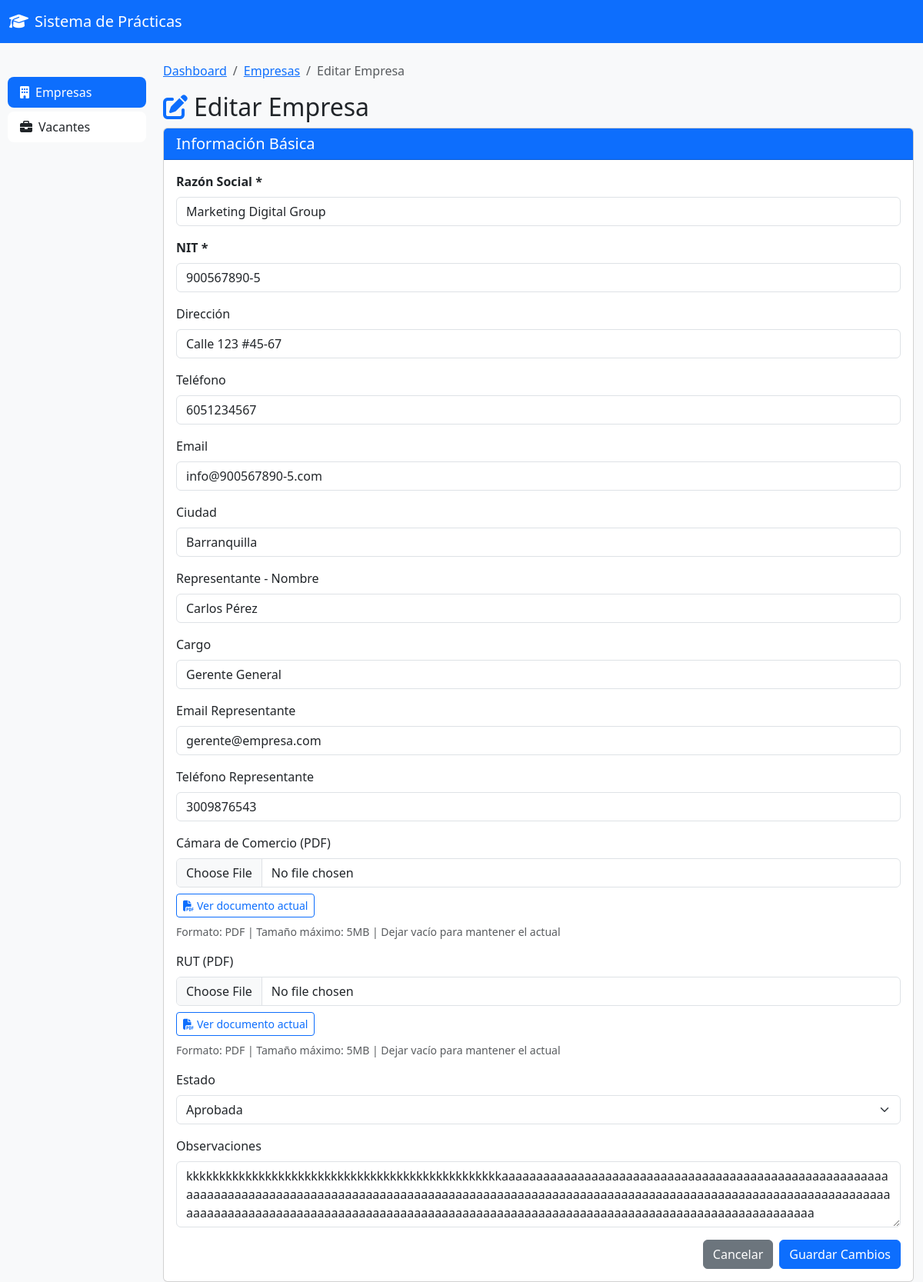
Screenshot of /empresas/5/editar/ (signed in) with the database file from the repository.
### coordinacion/models.py (models this page shows, shortened)
class Empresa(models.Model):
    ESTADO_CHOICES = [
        ('PENDIENTE', 'Pendiente de Aprobación'),
        ('APROBADA', 'Aprobada'),
        ('RECHAZADA', 'Rechazada'),
        ('INACTIVA', 'Inactiva'),
    ]
    razon_social = models.CharField(max_length=300)
    nit = models.CharField(max_length=20, unique=True)
    direccion = models.CharField(max_length=300)
    telefono = models.CharField(max_length=20)
    email = models.EmailField()
    ciudad = models.CharField(max_length=100)
    representante_nombre = models.CharField(max_length=200)
    representante_cargo = models.CharField(max_length=100)
    representante_email = models.EmailField()
    representante_telefono = models.CharField(max_length=20)
    camara_comercio = models.FileField(
        upload_to='empresas/documentos/',
        validators=[FileExtensionValidator(['pdf'])],
        blank=True,
        null=True
    )
    rut = models.FileField(
        upload_to='empresas/documentos/',
        validators=[FileExtensionValidator(['pdf'])],
        blank=True,
        null=True
    )
    estado = models.CharField(max_length=20, choices=ESTADO_CHOICES, default='PENDIENTE')
    fecha_registro = models.DateTimeField(auto_now_add=True)
    fecha_aprobacion = models.DateTimeField(blank=True, null=True)
    aprobada_por = models.ForeignKey(
        Coordinador,
        on_delete=models.SET_NULL,
        null=True,
        blank=True,
        related_name='empresas_aprobadas'
    )
    observaciones = models.TextField(blank=True, null=True)
    class Meta:
        verbose_name = 'Empresa Formadora'
        verbose_name_plural = 'Empresas Formadoras'
        ordering = ['-fecha_registro']

### coordinacion/company_views.py (the view)
# urls.py: path('empresas/<int:empresa_id>/editar/', company_views.empresa_editar, name='empresa_editar'),
@coordinator_required
def empresa_editar(request, empresa_id):
    empresa = get_object_or_404(Empresa, id=empresa_id)
    if request.method == 'POST':
        form = EmpresaForm(request.POST, request.FILES, instance=empresa)
        if form.is_valid():
            emp = form.save(commit=False)
            if emp.estado == 'APROBADA' and empresa.estado != 'APROBADA':
                emp.fecha_aprobacion = timezone.now()
                emp.aprobada_por = request.user.coordinador
            emp.save()
            messages.success(request, f'✅ Empresa "{emp.razon_social}" actualizada correctamente')
            return redirect('coordinacion:empresa_detalle', empresa_id=emp.id)
        else:
            messages.error(request, '❌ Por favor corrige los errores en el formulario')
    else:
        form = EmpresaForm(instance=empresa)
    return render(request, 'coordinacion/empresas/editar.html', {'form': form, 'empresa': empresa})

### coordinacion/company_views.py (called while the page is built)
def coordinator_required(view_func):
    @wraps(view_func)
    def _wrapped_view(request, *args, **kwargs):
        if not request.user.is_authenticated:
            return redirect('coordinacion:login')
        if not hasattr(request.user, 'coordinador'):
            messages.error(request, 'Acceso denegado: se requiere rol Coordinador')
            return HttpResponseForbidden('Acceso denegado')
        return view_func(request, *args, **kwargs)
    return _wrapped_view

### coordinacion/templates/coordinacion/empresas/editar.html (shortened to what this page needs)
{% extends 'coordinacion/base.html' %}
{% load static %}
{% block content %}
<nav class="navbar navbar-expand-lg navbar-dark bg-primary">
    <div class="container-fluid">
        <a class="navbar-brand" href="{% url 'coordinacion:dashboard' %}">
            <i class="fas fa-graduation-cap me-2"></i>Sistema de Prácticas
        </a>
    </div>
</nav>
<div class="container-fluid mt-4">
    <div class="row">
        <div class="col-md-3 col-lg-2 sidebar">
            <div class="list-group">
                <a href="{% url 'coordinacion:empresas_lista' %}" class="list-group-item list-group-item-action active">
                    <i class="fas fa-building me-2"></i>Empresas
                </a>
                <a href="{% url 'coordinacion:vacantes_lista' %}" class="list-group-item list-group-item-action">
                    <i class="fas fa-briefcase me-2"></i>Vacantes
                </a>
            </div>
        </div>
        <div class="col-md-9 col-lg-10">
            <nav aria-label="breadcrumb">
                <ol class="breadcrumb">
                    <li class="breadcrumb-item"><a href="{% url 'coordinacion:dashboard' %}">Dashboard</a></li>
                    <li class="breadcrumb-item"><a href="{% url 'coordinacion:empresas_lista' %}">Empresas</a></li>
                    <li class="breadcrumb-item active">Editar Empresa</li>
                </ol>
            </nav>
            <h2><i class="fas fa-edit me-2 text-primary"></i>Editar Empresa</h2>
            <form method="POST" enctype="multipart/form-data" id="empresaForm">
                <div class="row g-4">
                    <div class="col-12">
                        <div class="card">
                            <div class="card-header bg-primary text-white">
                                <h5 class="mb-0">Información Básica</h5>
                            </div>
                            <div class="card-body">
                                <div class="mb-3">
                                    <label class="form-label fw-bold">Razón Social *</label>
                                    {{ form.razon_social }}
                                </div>
                                <div class="mb-3">
                                    <label class="form-label fw-bold">NIT *</label>
                                    {{ form.nit }}
                                </div>
                                <div class="mb-3">
                                    <label class="form-label">Dirección</label>
                                    {{ form.direccion }}
                                </div>
                                <div class="mb-3">
                                    <label class="form-label">Teléfono</label>
                                    {{ form.telefono }}
                                </div>
                                <div class="mb-3">
                                    <label class="form-label">Email</label>
                                    {{ form.email }}
                                </div>
                                <div class="mb-3">
                                    <label class="form-label">Ciudad</label>
                                    {{ form.ciudad }}
                                </div>
                                <div class="mb-3">
                                    <label class="form-label">Representante - Nombre</label>
                                    {{ form.representante_nombre }}
                                </div>
                                <div class="mb-3">
                                    <label class="form-label">Cargo</label>
                                    {{ form.representante_cargo }}
                                </div>
                                <div class="mb-3">
                                    <label class="form-label">Email Representante</label>
                                    {{ form.representante_email }}
                                </div>
                                <div class="mb-3">
                                    <label class="form-label">Teléfono Representante</label>
                                    {{ form.representante_telefono }}
                                </div>
                                <div class="mb-3">
                                    <label class="form-label">Cámara de Comercio (PDF)</label>
                                    {{ form.camara_comercio }}
                                    {% if empresa.camara_comercio %}
                                        <div class="mt-2">
                                            <a href="{{ empresa.camara_comercio.url }}" target="_blank" class="btn btn-sm btn-outline-primary">
                                                <i class="fas fa-file-pdf me-1"></i>Ver documento actual
                                            </a>
                                        </div>
                                    {% endif %}
                                    <small class="form-text text-muted d-block mt-2">
                                        Formato: PDF | Tamaño máximo: 5MB | Dejar vacío para mantener el actual
                                    </small>
                                </div>
                                <div class="mb-3">
                                    <label class="form-label">RUT (PDF)</label>
                                    {{ form.rut }}
                                    {% if empresa.rut %}
                                        <div class="mt-2">
                                            <a href="{{ empresa.rut.url }}" target="_blank" class="btn btn-sm btn-outline-primary">
                                                <i class="fas fa-file-pdf me-1"></i>Ver documento actual
                                            </a>
                                        </div>
                                    {% endif %}
                                    <small class="form-text text-muted d-block mt-2">
                                        Formato: PDF | Tamaño máximo: 5MB | Dejar vacío para mantener el actual
                                    </small>
                                </div>
                                <div class="mb-3">
                                    <label class="form-label">Estado</label>
                                    {{ form.estado }}
                                </div>
                                <div class="mb-3">
                                    <label class="form-label">Observaciones</label>
                                    {{ form.observaciones }}
                                </div>
                                <div class="d-flex justify-content-end">
                                    <a href="{% url 'coordinacion:empresa_detalle' empresa.id %}" class="btn btn-secondary me-2">Cancelar</a>
                                    <button type="submit" class="btn btn-primary">Guardar Cambios</button>
                                </div>
                            </div>
                        </div>
                    </div>
                </div>
            </form>
        </div>
    </div>
</div>
{% endblock %}

### coordinacion/static/coordinacion/css/style.css (style rules this page uses)
:root { --primary-color: #0d6efd; --secondary-color: #6c757d; --success-color: #198754; --danger-color: #dc3545; --warning-color: #ffc107; --info-color: #0dcaf0; }
body { font-family: 'Segoe UI', Tahoma, Geneva, Verdana, sans-serif; background-color: #f8f9fa; }
.sidebar { background-color: #f8f9fa; min-height: calc(100vh - 56px); padding: 20px 10px; }
.sidebar .list-group-item { border: none; border-radius: 8px; margin-bottom: 5px; }
.sidebar .list-group-item.active { background-color: var(--primary-color); color: white; }

### rows the page displays
Empresa: razon_social "Marketing Digital Group", nit "900567890-5", direccion "Calle 123 #45-67", telefono "6051234567", email "info@900567890-5.com", ciudad "Barranquilla", representante_nombre "Carlos Pérez", representante_cargo "Gerente General", representante_email "gerente@empresa.com", representante_telefono "3009876543", estado "Aprobada", observaciones "kkkkkkkkkkkkkkkkkkkkkkkkkkkkkkkkkkkkkkkkkkkkkkkkaaaaaaaaaaaaaaaaaaaaaaaaaaaaaaaaaaaaaaaaaaaaaaaaaaaaaaaaaaaaaaaaaaaaaaaaaaaaaaaaaaaaaaaaaaaaaaaaaaaaaaaaaaaaaaaaaaaaaaaaaaaaaaaaaaaaaaaaaaaaaaaaaaaaaaaaaaaaaaaaaaaaaaaaaaaaaaaaaaaaaaaaaaaaaaaaaaaaaaaaaaaaaaaaaaaaaaaaaaaaaaaaaaaaaaaaaaaaaaaaaaaaaaaaa"
